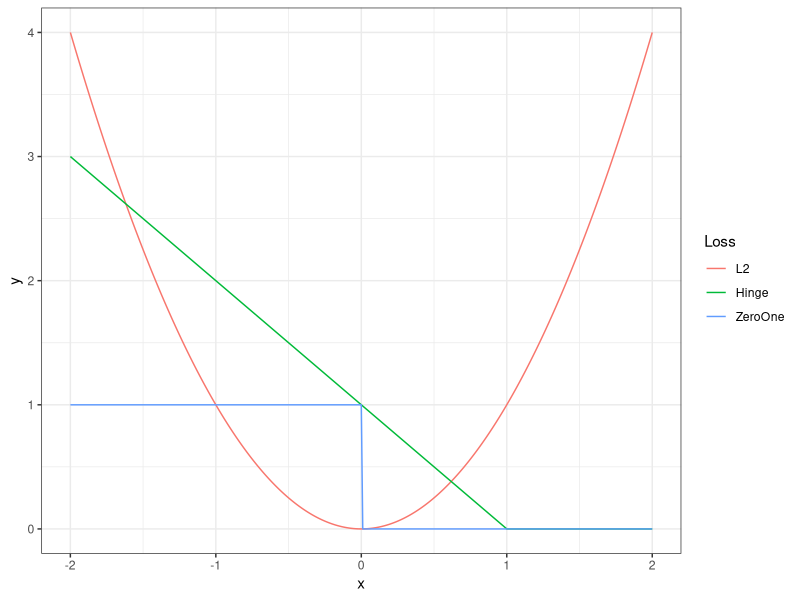
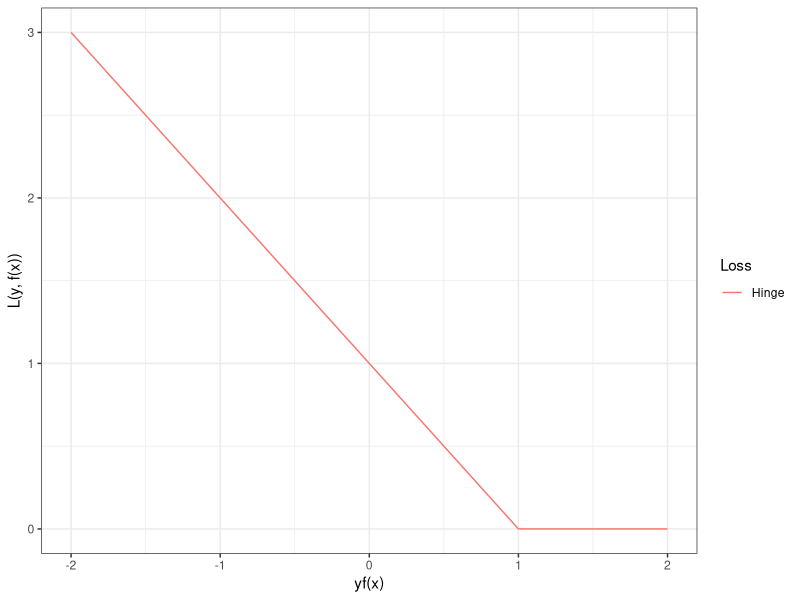

Write the R code that produced these figures, in order.
library(ggplot2)

theme_set(theme_bw())

f1 = function(x) x^2
f2 = function(x) {
	ifelse(x > 1, 0, 1 - x)
}
f3 = function(x) {
	ifelse(x > 0, 0, 1)
}

df = data.frame(x = seq(-2, 2, by = 0.01))
df$L2 = f1(df$x)
df$Hinge = f2(df$x)
df$ZeroOne = f3(df$x)

df = reshape::melt(df, id.vars = "x")
names(df) = c("x", "Loss", "y")
p = ggplot(data = df, aes(x = x, y = y, colour = Loss)) + geom_line()

ggsave("figure_man/hinge_vs_l2.pdf", p, width = 3, height = 2)


p = ggplot(data = df[df$Loss == "Hinge", ], aes(x = x, y = y, colour = Loss)) + geom_line()
p = p + xlab("yf(x)") + ylab("L(y, f(x))")

ggsave("figure_man/hinge.pdf", p, width = 3, height = 2)
